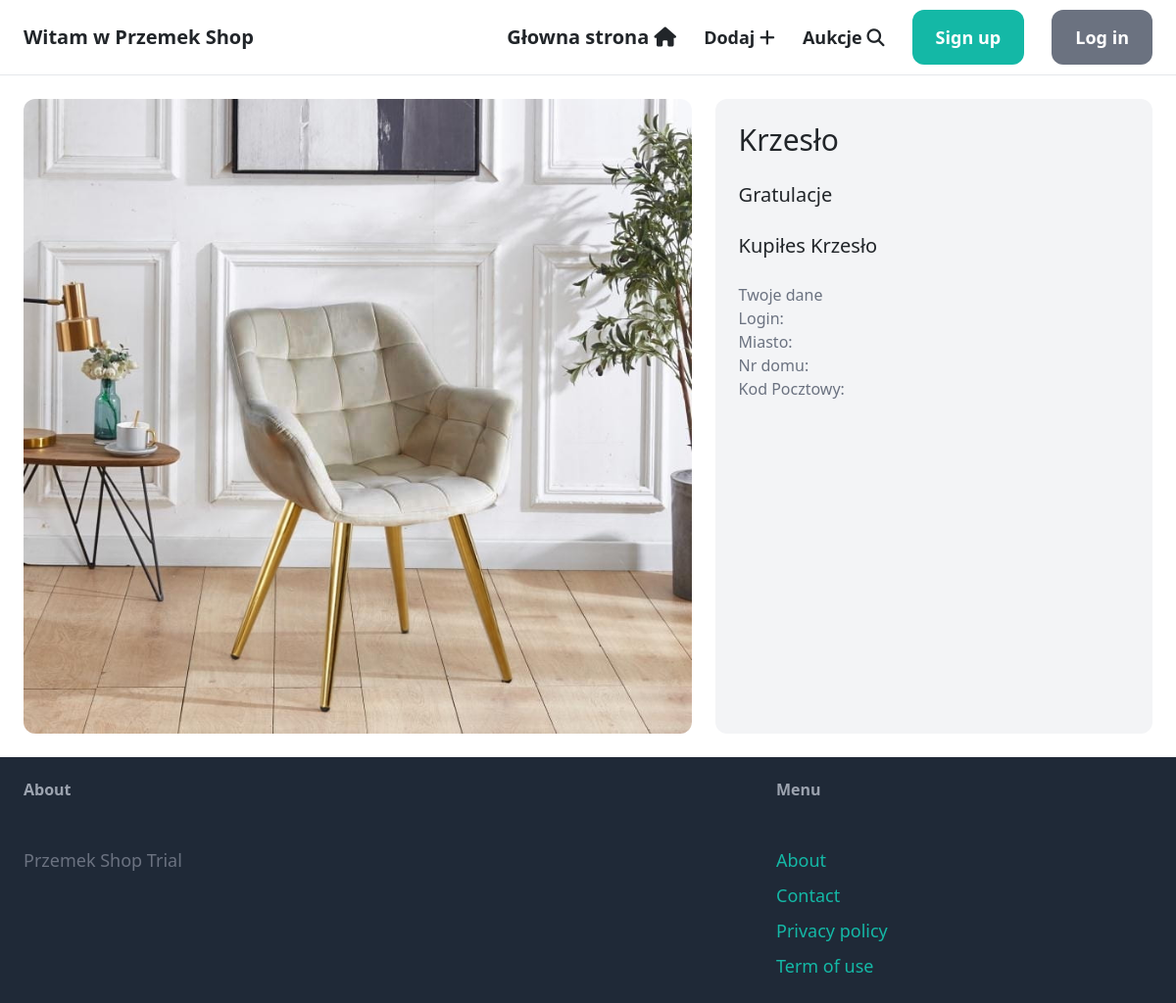
Screenshot of /items/buy/2/ with the database file from the repository.
### przedmioty/models.py (models this page shows, shortened)
class Item(models.Model):
    category = models.ForeignKey(Category, related_name='items', on_delete=models.CASCADE)
    name = models.CharField(max_length=255)
    description = models.TextField(blank=True, null=True)
    price = models.DecimalField(max_digits=12,decimal_places=2)
    min_price = models.FloatField(null=True, blank=True)
    image = models.ImageField(upload_to='item_images', blank=True, null=True)
    is_sold = models.BooleanField(default=False)
    created_by = models.ForeignKey(CustomUser, related_name='items', on_delete=models.CASCADE)
    created_at = models.DateTimeField(auto_now_add=True)

### przedmioty/views.py (the view)
# urls.py: path('buy/<int:pk>/', views.buy, name='kup'),
def buy(request, pk):
    item = get_object_or_404(Item, pk=pk)
    context = {
        'item': item,
    }
    return render(request, 'item/buy.html', context)

### przedmioty/templates/item/buy.html (shortened to what this page needs)
{% extends 'base.html' %}
{% block content %}
<div class="grid grid-cols-5 gap-6">
    <div class="col-span-3">
        <img src="{{ item.image.url }}" class="rounded-xl">
    </div>
    <div class="col-span-2 p-6 bg-gray-100 rounded-xl">
        <h1 class="mb-6 text-3xl">{{ item.name }}</h1>
        <h1 class="mb-6 text-xl">Gratulacje</h1>
        <h1 class="mb-6 text-xl">Kupiłes {{ item.name }}</h1>
        <p class="text-gray-500">Twoje dane</p>
        <p class="text-gray-500">Login: {{ request.user.email }}</p>
        <p class="text-gray-500">Miasto: {{ request.user.miasto }}</p>
        <p class="text-gray-500">Nr domu: {{ request.user.nr_domu }}</p>
        <p class="text-gray-500">Kod Pocztowy: {{ request.user.kod_pocztowy }}</p>
    </div>
</div>
{% endblock %}

### rows the page displays
Item: image (picture), name "Krzesło"
